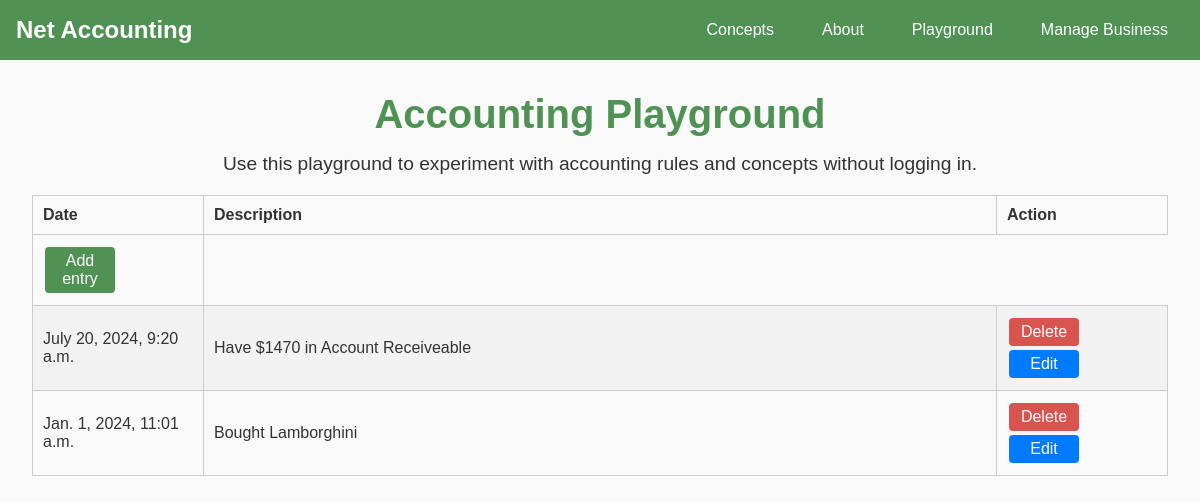
The page /accounting/show_entries/2 on the database its author committed.
### accounting/models.py (models this page shows, shortened)
class JournalEntry(models.Model):
    user = models.ForeignKey(User, on_delete=models.CASCADE, null=True)
    entry_date = models.DateTimeField()
    description = models.CharField(max_length=250)
    create_at = models.DateTimeField(auto_now_add=True)

### accounting/views.py (the view)
# urls.py: path('show_entries/<int:business_id>', views.show_entries, name='entries'),
def show_entries(request, business_id):
    try:
        entries = get_data_utils.get_entries(business_id)
    except JournalEntry.DoesNotExist:
        raise Http404("No entries")
    return render(request, "accounting/playground.html", {"entries": entries})

### accounting/utils/get_data_utils.py (called while the page is built)
def get_entries(business_id: int):
    entries = JournalEntry.objects.filter(user_id=business_id).order_by("-entry_date")
    return entries

### accounting/templates/accounting/playground.html (shortened to what this page needs)
{% extends 'accounting/index.html' %}
{% block content %}
<div class="content">
    <h1>Accounting Playground</h1>
    <p>Use this playground to experiment with accounting rules and concepts without logging in.</p>
    <div class="playground-entries">
        {% if entries %}
        <table class="entries-table">
            <thead>
                <tr>
                    <th>Date</th>
                    <th>Description</th>
                    <th>Action</th>
                </tr>
            </thead>
            <tbody>
                {% if not form.instance.id %}
                <tr>
                    <form method="post" action="{% url 'playground' %}">
                        <td>
                            <button class="add-entry-button" type="submit" name="add">Add entry</button>
                        </td>
                    </form>
                </tr>
                {% endif %}
                {% for entry in entries %}
                <tr>
                    {% if form.instance.id == entry.id %}
                    <form method="post" action="{% url 'playground' %}">
                        {% csrf_token %}
                        <input type="hidden" name="entry_id" value="{{ entry.id }}">
                            {% for field in form %}
                        <td>
                            {{ field }}
                        </td>
                            {% endfor %}
                        <td>
                            <button class="save-entry-button" type="submit" name="save">Save</button>
                        </td>
                    </form>
                    {% else %}
                    <td>{{ entry.entry_date }}</td>
                    <td>{{ entry.description }}</td>
                    <td>
                        <form method="post" action="{% url 'playground' %}" style="display:inline;">
                            <button class="delete-button" type="submit" name="delete">Delete</button>
                        </form>
                        <form method="post" action="{% url 'playground' %}" style="display:inline;">
                            <button class="edit-button" type="submit" name="edit">Edit</button>
                        </form>
                    </td>
                    {% endif %}
                </tr>
                {% endfor %}
            </tbody>
        </table>
        {% endif %}
    </div>
</div>
{% endblock content %}

### accounting/static/accounting/styles.css (style rules this page uses)
body, h1, p, ul, li, a, button, input, label, form { margin: 0; padding: 0; box-sizing: border-box; }
body { font-family: 'Arial', sans-serif; background-color: #f9f9f9; color: #333; }
.content { padding: 2rem; text-align: center; }
.content h1 { font-size: 2.5rem; color: #4f9253; margin-bottom: 1rem; }
.content p { font-size: 1.2rem; margin-bottom: 1rem; }
form { display: inline-block; text-align: left; margin-top: 1rem; }
button { background-color: #4f9253; color: #fff; padding: 0.5rem 1rem; border: none; border-radius: 4px; font-size: 1rem; cursor: pointer; }
.playground-entries { margin-top: 20px; }
.entries-table { width: 100%; border-collapse: collapse; margin-bottom: 20px; }
.entries-table th, .entries-table td { padding: 10px; border: 1px solid #ccc; text-align: left; }
.entries-table th { background-color: #f9f9f9; }
.entries-table tr:nth-child(even) { background-color: #f2f2f2; }
.entries-table th:first-child, .entries-table td:first-child { width: 150px; }
.entries-table th:nth-child(2), .entries-table td:nth-child(2) { width: auto; }
.entries-table th:last-child, .entries-table td:last-child { width: 150px; }
.entries-table .add-entry-button, .entries-table .edit-button, .entries-table .delete-button { margin: 2px; padding: 5px 10px; border: none; border-radius: 4px; cursor: pointer; width: 70px; }
.entries-table .add-entry-button { background-color: #4f9253; color: white; }
.entries-table .edit-button { background-color: #007bff; color: white; }
.entries-table .delete-button { background-color: #d9534f; color: white; }

### rows shown on the page
JournalEntry: entry_date "July 20, 2024, 9:20 a.m.", description "Have $1470 in Account Receiveable"
JournalEntry: entry_date "Jan. 1, 2024, 11:01 a.m.", description "Bought Lamborghini"
